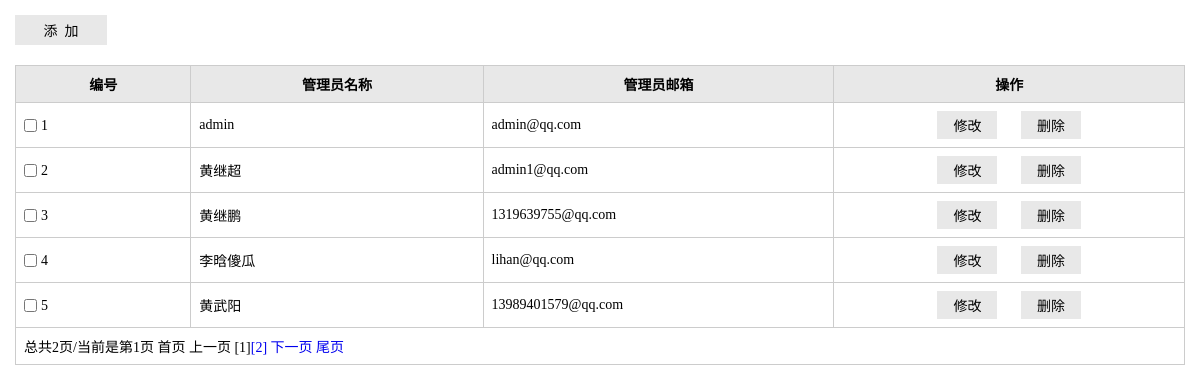
The page /admin/listAdmin.php on the database its author committed.
### tables this page shows
CREATE TABLE `imooc_admin` (
  `id` tinyint(3) unsigned NOT NULL AUTO_INCREMENT,
  `username` varchar(20) NOT NULL,
  `password` char(32) NOT NULL,
  `email` varchar(50) NOT NULL,
  PRIMARY KEY (`id`)
);

### core/admin.inc.php (called while the page is built, shortened)
<?php
function getAdminByPage($page,$pageSize=2){
	$sql="select * from imooc_admin";
	$totalRows=getResultNum($sql);
	$totalPage=ceil($totalRows/$pageSize);
	$offset=($page-1)*$pageSize;
	$sql="select id,username,email from imooc_admin limit {$offset},{$pageSize}";
	$rows=fetchAll($sql);
	return $rows;
}
?>

### lib/mysql.func.php (called while the page is built, shortened)
<?php
function fetchAll($sql,$result_type=MYSQL_ASSOC){
	$result=mysql_query($sql);
	while(@$row=mysql_fetch_array($result,$result_type)){
		$rows[]=$row;
	}
	return $rows;
}
function getResultNum($sql){
	$result=mysql_query($sql);
	return mysql_num_rows($result);
}
?>

### admin/listAdmin.php (the view, shortened to what this page needs)
<?php
require_once '../include.php';
$pageSize=5;
$page=$_REQUEST['page']?(int)$_REQUEST['page']:1;
$rows=getAdminByPage($page,$pageSize);
?>
<!doctype html>
<html>
<head>
<link rel="stylesheet" href="styles/backstage.css">
</head>
<body>
<div class="details">
    <div class="details_operation clearfix">
        <div class="bui_select">
            <input type="button" value="添&nbsp;&nbsp;加" class="add"  onclick="addAdmin()">
        </div>
    </div>
    <table class="table" cellspacing="0" cellpadding="0">
        <thead>
            <tr>
                <th width="15%">编号</th>
                <th width="25%">管理员名称</th>
                <th width="30%">管理员邮箱</th>
                <th>操作</th>
            </tr>
        </thead>
        <tbody>
            <?php $i=1; foreach($rows as $row):?>
            <tr>
                <td>
                    <input type="checkbox" id="c1" class="check"><label for="c1" class="label"><?php echo $i;?></label>
                </td>
                <td><?php echo $row['username']; ?></td>
                <td><?php echo $row['email']; ?></td>
                <td align="center">
                    <input type="button" value="修改" class="btn" onclick="editAdmin(<?php echo $row['id'];?>)">
                    <input type="button" value="删除" class="btn"  onclick="delAdmin(<?php echo $row['id'];?>)">
                </td>
            </tr>
            <?php $i++; endforeach;?>
            <?php if($totalRows>$pageSize):?>
            <tr>
                <td colspan="4"><?php echo showPage($page, $totalPage);?></td>
            </tr>
            <?php endif;?>
        </tbody>
    </table>
</div>
</body>
</html>

### admin/styles/backstage.css (style rules this page uses)
* { margin: 0; padding: 0; }
input, select, textarea { outline: none; border: none; background: none; }
.clearfix:after, .clearfix:before { content: ""; display: table; }
.clearfix:after { clear: both; }
.clearfix { zoom: 1; }
.details_operation { margin-bottom: 20px; }
.details { padding: 15px; font-family: "微软雅黑"; }
.bui_select { background-color: #E8E8E8; height: 30px; float: left; }
.add { width: 92px; height: 30px; font-family: "微软雅黑"; font-size: 14px; }
.table { border-collapse: collapse; width: 100%; font-size: 14px; }
.table th { background-color: #E8E8E8; }
.table th, .table td { border: solid 1px #ccc; padding: 8px; }
.label, .check { vertical-align: middle; }
.check { margin-right: 4px; }
.btn { padding: 4px 16px; background-color: #E8E8E8; margin: 0 10px; font-family: "微软雅黑"; font-size: 14px; }

### rows shown on the page
imooc_admin: username "admin", email "admin@qq.com"
imooc_admin: username "黄继超", email "admin1@qq.com"
imooc_admin: username "黄继鹏", email "1319639755@qq.com"
imooc_admin: username "李晗傻瓜", email "lihan@qq.com"
imooc_admin: username "黄武阳", email "13989401579@qq.com"

### other values the page prints
showPage($page, $totalPage) "总共2页/当前是第1页"
